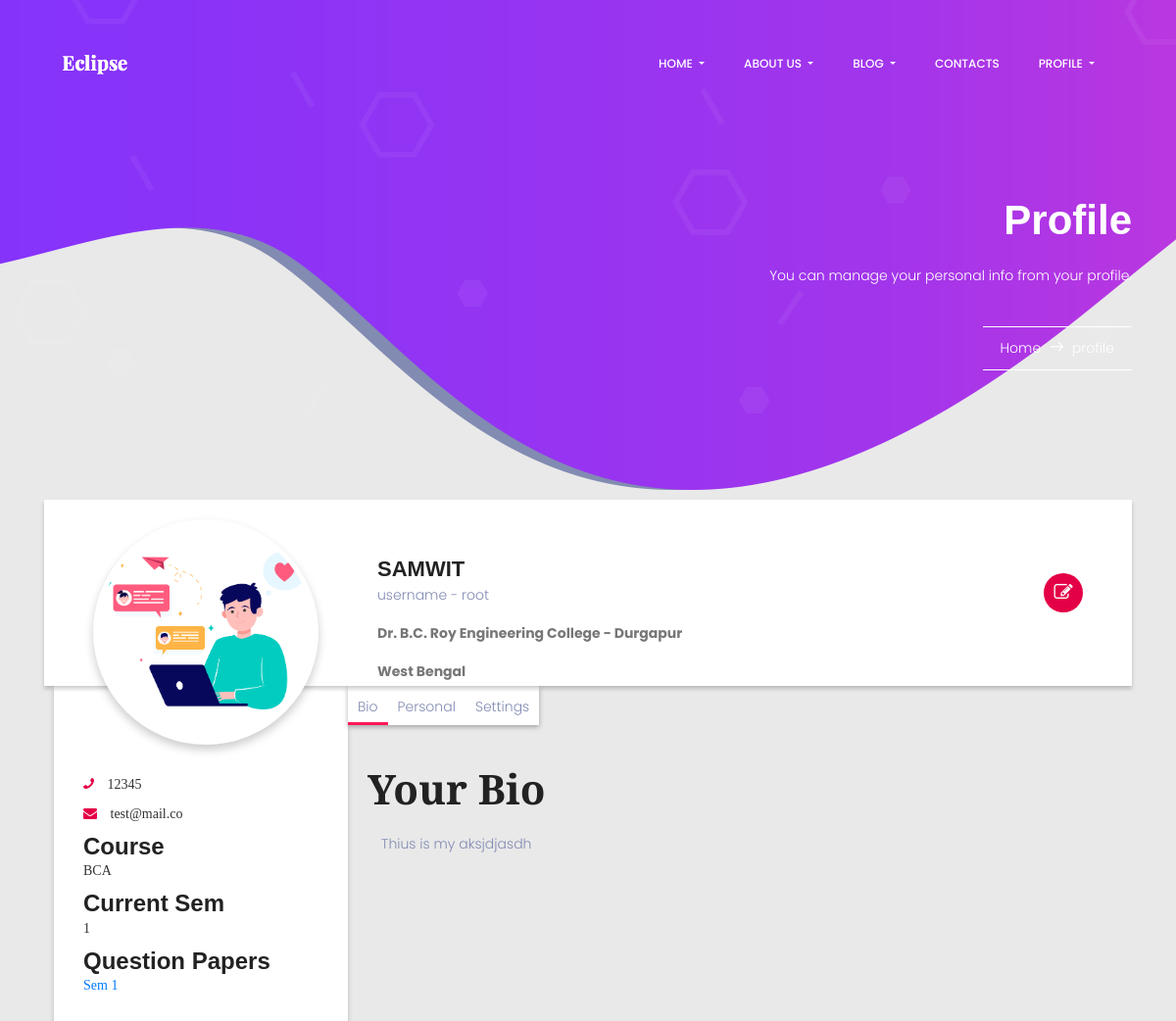
Page /profile/ (signed in, upper part) on the earlier database version.
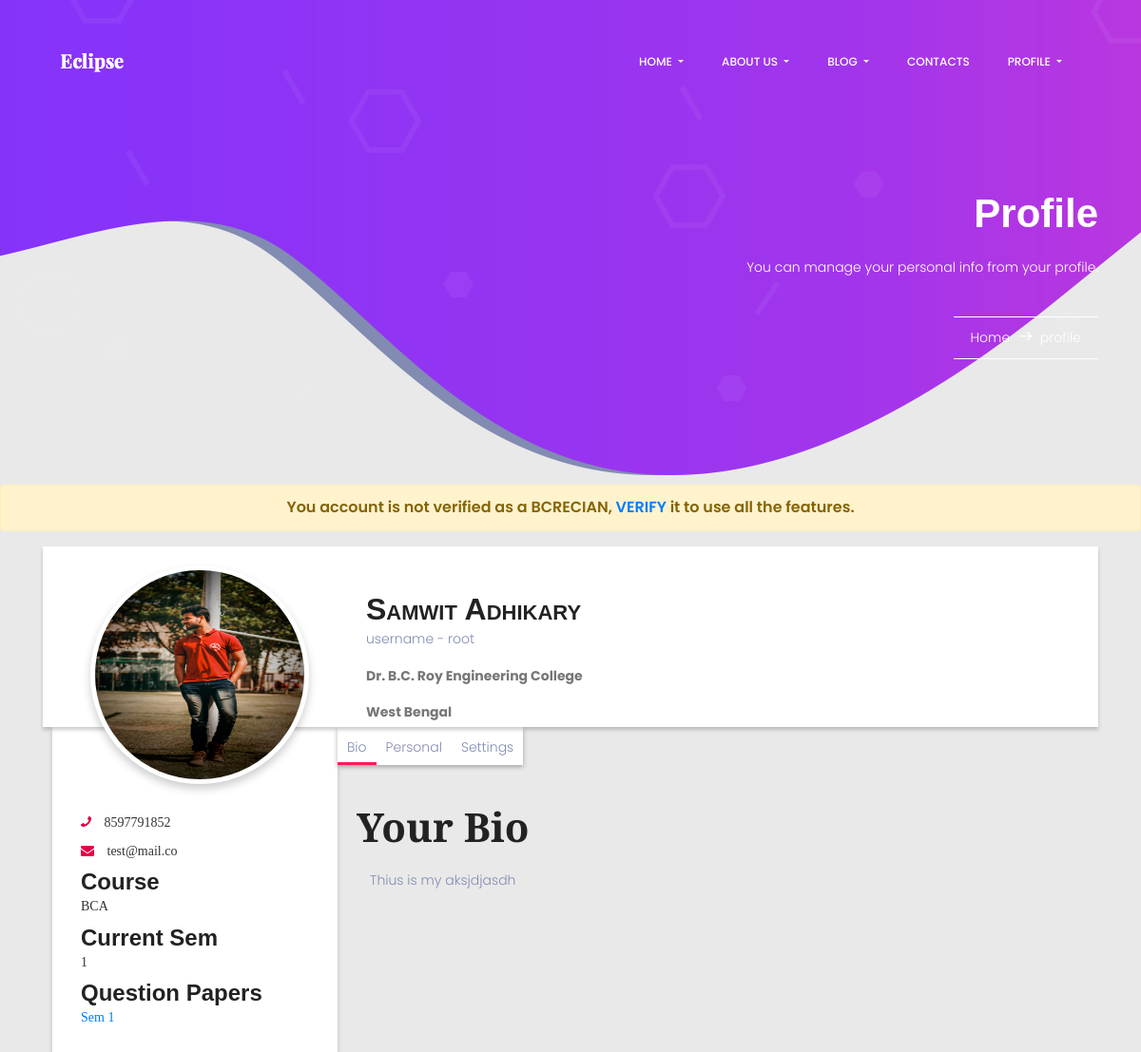
Same page on the later database version.
### home/models.py (models this page shows, shortened)
class UserProfileInfo(models.Model):
    user = models.OneToOneField(User, on_delete=models.CASCADE)
    is_verify = models.BooleanField(default=False)
    is_bcrecian = models.BooleanField(default=False)
    autogen_otp = models.IntegerField()
    name = models.CharField(max_length=20, blank=True)
    phone_number = models.CharField(
        max_length=20, default="")
    college_name = models.CharField(
        max_length=200, default="Dr. B.C. Roy Engineering College - Durgapur")
    state = models.CharField(max_length=50, default="West Bengal")
    profile_pic = models.ImageField(upload_to='profile_pics', blank=True)
    course = models.CharField(
        max_length=10, choices=Course_CHOICES, default='BCA')
    Semester = models.IntegerField(choices=Sem_CHOICES, default=1)
    bio = models.TextField(default="Update Your Bio")
    portfolio_site = models.URLField(blank=True, default="")
    upload_cv = models.FileField(upload_to="user_cvs", blank=True)

### home/views.py (the view)
# urls.py: path('profile/', views.profile, name="profilePage"),
@login_required(login_url='/login/')
def profile(request):
    return render(request, 'home/profile.html', {
        'profile': UserProfileInfo.objects.filter(user=request.user).first()
    })

### templates/home/profile.html (shortened to what this page needs)
{% extends 'basic.html' %}
{% block banner %}
<section class="banner-area">
    <div class="container">
        <div class="row justify-content-center align-items-center">
            <div class="col-lg-12 banner-right">
                <h1 class="text-white">
                    Profile
                </h1>
                <p class="mx-auto text-white  mt-20 mb-40">
                    You can manage your personal info from your profile.
                </p>
                <div class="link-nav">
                    <span class="box">
                        <a href="/">Home </a>
                        <i class="lnr lnr-arrow-right"></i>
                        <a href="/profile/">profile</a>
                    </span>
                </div>
            </div>
        </div>
    </div>
</section>
{% endblock banner %}
{% block body %}
{% if not profile.is_bcrecian %}
<div class="alert alert-warning warning" role="alert">
    You account is not verified as a BCRECIAN, <a href="">VERIFY</a> it to use all the features.
</div>
{% endif %}
<div class="container">
    <div class="profile-header">
        <div class="profile-img">
            {% if  profile.profile_pic %}
            <a href="/{{profile.autogen_otp}}/update-image/"><img src="/media/{{profile.profile_pic}}" width="200" alt="Profile Image"></a>
            {% else %}
            <a href="/{{profile.autogen_otp}}/update-image/"><img src="/media/pofile_pics/default.jpg" width="200" alt="Profile Image"></a>
            {% endif %}
        </div>
        <div class="profile-nav-info">
            {% if profile.name %}
            <h3 class="user-name">{{ profile.name }} </h3>
            <p> username - {{ user }}</p>
            {% else %}
            <h3 class="user-name">{{ user }} </h3>
            {% endif %}
            <div class="address">
                <p id="state" class="state">{{ profile.college_name }}</p>
            </div>
            <div style="padding-bottom: 1rem;" class="address">
                <span id="country" class="country">{{ profile.state }}</span>
            </div>
        </div>
        {% if profile.is_bcrecian %}
        <a class="btn profile-option" href="/{{profile.autogen_otp}}/update-profile/">
            <div class="notification">
                <i class="fa fa-edit"></i>
            </div>
        </a>
        {% endif %}
    </div>
    <div class="main-bd">
        <div class="left-side">
            <div class="profile-side">
                <p class="mobile-no"><i class="fa fa-phone"></i> {{ profile.phone_number }}</p>
                <p class="user-mail"><i class="fa fa-envelope"></i> {{ user.email }}</p>
                <div class="user-bio">
                    <h3>Course</h3>
                    <p class="bio">
                        {{ profile.course|upper }}
                    </p>
                    <h3>Current Sem</h3>
                    <p class="bio">
                        {{ profile.Semester }}
                    </p>
                    <h3>Question Papers</h3>
                    <p class="bio">
                        <a href="/courses/{{profile.course|lower}}/{{profile.Semester}}">Sem {{ profile.Semester }}</a>
                    </p>
                </div>
            </div>
        </div>
        <div class="right-side">
            <div class="nav">
                <ul>
                    <li onclick="tabs(0)" class="user-post active">Bio</li>
                    <li onclick="tabs(1)" class="user-review">Personal</li>
                    <li onclick="tabs(2)" class="user-setting"> Settings</li>
                </ul>
            </div>
            <div class="profile-body">
                <div class="profile-posts tab">
                    <h1>Your Bio</h1>
                    <p>{{ profile.bio }}</p>
                </div>
            </div>
        </div>
    </div>
</div>
{% endblock body %}

Differences in the rows shown:
changed UserProfileInfo "West Bengal": is_bcrecian True → False (drawn); profile_pic: picture added; name "samwit" → "Samwit Adhikary"; college_name "Dr. B.C. Roy Engineering College - Durgapur" → "Dr. B.C. Roy Engineering College"; phone_number "12345" → "8597791852"
Other differences:
text now shown: "You account is not verified as a BCRECIAN, VERIFY it to use all the features."
